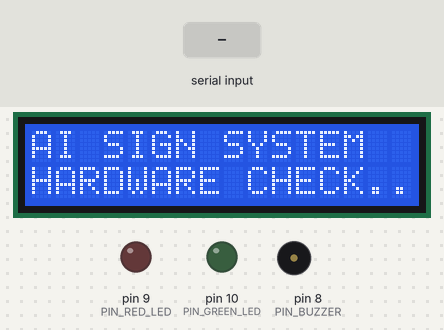
This sketch was run on a simulated Arduino Uno, built with avr-gcc and run on an emulated ATmega328P. Parts: 16×2 character LCD, output pins drawn as LEDs (lit = HIGH), buzzer (waves = sounding, pin HIGH). The inputs (shaded band) are chosen by the test bench. What the sketch prints to the serial monitor is not drawn.

Above: at 0.7 s.
At 2.5 s:
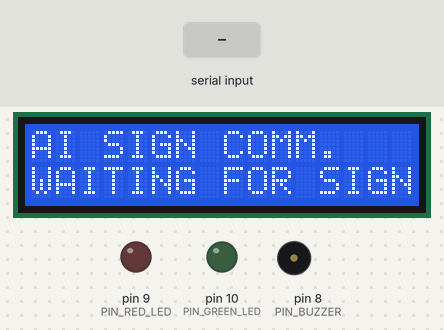
2.6 s: "G:\n" received over Serial
At 3.1 s:
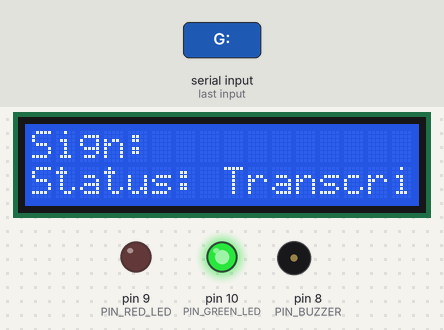
At 4.6 s:
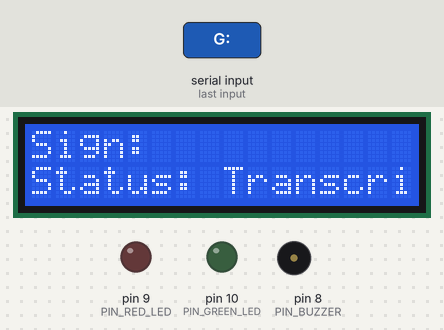
5.5 s: "RESET\n" received over Serial
Timing chart, 0 to 8.5 s (numbered marks = the images above; inputs shaded):
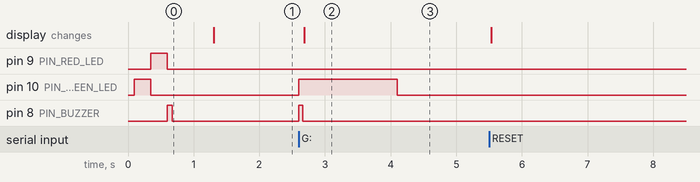

Measured:
- after the input at 2.6 s, pin 10 (PIN_GREEN_LED): LOW → HIGH at once, → LOW 1.5 s later; pin 8 (PIN_BUZZER): LOW → HIGH at once, → LOW 0.06 s later; the display: changes after 0.09 s (image 2)

The sketch:

sign_language_exhibition.ino
```cpp
/*
  =============================================================================
  AI-Based Sign Language Recognition & Voice Communication System
  Exhibition Display & Hardware Actuation Firmware for Arduino UNO
  =============================================================================

  Hardware Components:
    1. Arduino UNO Rev3
    2. 16x2 Character LCD with PCF8574 I2C Backpack (Default Address: 0x27 or 0x3F)
    3. Active 5V Buzzer (Digital Pin 8)
    4. Emergency Red LED (Digital Pin 9 - via 220 Ohm resistor)
    5. Status Green LED (Digital Pin 10 - via 220 Ohm resistor)

  I2C Pin Connections (Arduino UNO):
    - LCD SDA  -> Arduino Analog Pin A4 (or dedicated SDA pin)
    - LCD SCL  -> Arduino Analog Pin A5 (or dedicated SCL pin)
    - LCD VCC  -> 5V
    - LCD GND  -> GND

  Serial Protocol:
    - Baud Rate: 9600 bps
    - Command Format: "G:<GESTURE_NAME>\n"
    - Examples:
        "G:HELLO\n"
        "G:YES\n"
        "G:NO\n"
        "G:HELP\n"
        "G:STOP\n"
  =============================================================================
*/

#include <Wire.h>
#include <LiquidCrystal_I2C.h>

// --- PIN DEFINITIONS ---
const int PIN_BUZZER    = 8;   // Active Buzzer
const int PIN_RED_LED   = 9;   // Emergency Alert Red LED
const int PIN_GREEN_LED = 10;  // Normal Status Green LED

// --- I2C LCD CONFIGURATION ---
// Most common I2C backpacks use 0x27. If text doesn't show, change to 0x3F.
LiquidCrystal_I2C lcd(0x27, 16, 2);

// --- SERIAL BUFFER CONFIGURATION ---
const int SERIAL_BUFFER_SIZE = 32;
char serialBuffer[SERIAL_BUFFER_SIZE];
int bufferIndex = 0;

// --- STATE MANAGEMENT & NON-BLOCKING TIMERS ---
enum SystemState {
  STATE_STANDBY,
  STATE_NORMAL_SIGN,
  STATE_EMERGENCY_ALERT
};

SystemState currentState = STATE_STANDBY;
unsigned long stateStartTime = 0;
unsigned long lastBlinkTime = 0;
bool emergencyBlinkState = false;
int emergencyBeepCount = 0;
char lastRecognizedGesture[16] = "";

// Timeouts (milliseconds)
const unsigned long DISPLAY_HOLD_TIME = 6000;    // Return to standby after 6 sec of no signs
const unsigned long GREEN_LED_HOLD_TIME = 1500;  // Green LED light duration
const unsigned long EMERGENCY_BLINK_INTERVAL = 150; // Rapid alert strobing

// --- FUNCTION PROTOTYPES ---
void handleSerialInput();
void processCommand(const char* cmd);
void triggerNormalSign(const char* signName);
void triggerEmergencyAlert(const char* signName);
void updateHardwareOutputs();
void displayStandbyScreen();
void startupSelfTest();

void setup() {
  // Initialize Serial Interface at 115200 baud for fast responsive communication
  Serial.begin(115200);
  while (!Serial) {
    ; // Wait for serial port to connect (native USB boards)
  }

  // Initialize GPIO Pins
  pinMode(PIN_BUZZER, OUTPUT);
  pinMode(PIN_RED_LED, OUTPUT);
  pinMode(PIN_GREEN_LED, OUTPUT);

  digitalWrite(PIN_BUZZER, LOW);
  digitalWrite(PIN_RED_LED, LOW);
  digitalWrite(PIN_GREEN_LED, LOW);

  // Initialize I2C LCD Display
  Wire.begin();
  lcd.init();
  lcd.backlight();

  // Run Exhibition Boot Self-Test
  startupSelfTest();

  // Ready for live operation
  displayStandbyScreen();
  Serial.println("ARDUINO_READY");
}

void loop() {
  // 1. Check for incoming serial commands from Python
  handleSerialInput();

  // 2. Update non-blocking LEDs, Buzzer, and Screen Timeouts
  updateHardwareOutputs();
}

/**
 * Reads incoming serial characters line by line.
 */
void handleSerialInput() {
  while (Serial.available() > 0) {
    char inChar = (char)Serial.read();

    if (inChar == '\n' || inChar == '\r') {
      if (bufferIndex > 0) {
        serialBuffer[bufferIndex] = '\0'; // Null-terminate string
        processCommand(serialBuffer);
        bufferIndex = 0; // Reset buffer
      }
    } else {
      if (bufferIndex < SERIAL_BUFFER_SIZE - 1) {
        serialBuffer[bufferIndex++] = inChar;
      }
    }
  }
}

/**
 * Parses and executes received commands.
 * Expected format: "G:<GESTURE_NAME>"
 */
void processCommand(const char* cmd) {
  if (strncmp(cmd, "G:", 2) == 0) {
    const char* gestureName = cmd + 2;

    // Check if this is an Emergency Gesture
    if (strcmp(gestureName, "HELP") == 0 || strcmp(gestureName, "STOP") == 0) {
      triggerEmergencyAlert(gestureName);
    } else {
      triggerNormalSign(gestureName);
    }
  } else if (strcmp(cmd, "PING") == 0) {
    Serial.println("PONG");
  } else if (strcmp(cmd, "RESET") == 0) {
    displayStandbyScreen();
  }
}

/**
 * Handles Normal Signs (HELLO, YES, NO).
 * Displays word, gives a gentle confirmation chime, lights Green LED.
 */
void triggerNormalSign(const char* signName) {
  currentState = STATE_NORMAL_SIGN;
  stateStartTime = millis();
  strncpy(lastRecognizedGesture, signName, sizeof(lastRecognizedGesture) - 1);

  // Turn off red alert if active
  digitalWrite(PIN_RED_LED, LOW);

  // Light green confirmation LED
  digitalWrite(PIN_GREEN_LED, HIGH);

  // Pleasant 60ms acknowledgement beep
  digitalWrite(PIN_BUZZER, HIGH);
  delay(60);
  digitalWrite(PIN_BUZZER, LOW);

  // Update LCD Display
  lcd.clear();
  lcd.setCursor(0, 0);
  lcd.print("Sign: ");
  lcd.print(signName);

  lcd.setCursor(0, 1);
  lcd.print("Status: Transcribed");

  Serial.print("ACK:NORMAL:");
  Serial.println(signName);
}

/**
 * Handles Emergency Signs (HELP, STOP).
 * Triggers rapid red strobe, urgent 3-pulse buzzer alarm, and prominent LCD alert.
 */
void triggerEmergencyAlert(const char* signName) {
  currentState = STATE_EMERGENCY_ALERT;
  stateStartTime = millis();
  emergencyBeepCount = 0;
  strncpy(lastRecognizedGesture, signName, sizeof(lastRecognizedGesture) - 1);

  // Green LED OFF, Red LED initially ON
  digitalWrite(PIN_GREEN_LED, LOW);
  digitalWrite(PIN_RED_LED, HIGH);

  // Urgent Emergency LCD Display
  lcd.clear();
  lcd.setCursor(0, 0);
  lcd.print("! EMERGENCY !");

  lcd.setCursor(0, 1);
  lcd.print("SIGN: ");
  lcd.print(signName);
  lcd.print(" !!");

  Serial.print("ACK:EMERGENCY:");
  Serial.println(signName);
}

/**
 * Non-blocking state machine for handling buzzer cadence and display timeouts.
 */
void updateHardwareOutputs() {
  unsigned long now = millis();

  switch (currentState) {
    case STATE_STANDBY:
      // In standby, all alert actuators are idle
      digitalWrite(PIN_BUZZER, LOW);
      digitalWrite(PIN_RED_LED, LOW);
      digitalWrite(PIN_GREEN_LED, LOW);
      break;

    case STATE_NORMAL_SIGN:
      // Turn off green LED after hold time
      if (now - stateStartTime > GREEN_LED_HOLD_TIME) {
        digitalWrite(PIN_GREEN_LED, LOW);
      }
      // Revert to standby screen after display hold time
      if (now - stateStartTime > DISPLAY_HOLD_TIME) {
        displayStandbyScreen();
      }
      break;

    case STATE_EMERGENCY_ALERT:
      // Rapid Red LED flashing
      if (now - lastBlinkTime >= EMERGENCY_BLINK_INTERVAL) {
        emergencyBlinkState = !emergencyBlinkState;
        digitalWrite(PIN_RED_LED, emergencyBlinkState ? HIGH : LOW);
        lastBlinkTime = now;
      }

      // 3-Pulse Alarm Beep Sequence
      {
        unsigned long elapsed = now - stateStartTime;
        // Pulse 1: 0 to 180 ms
        // Pulse 2: 300 to 480 ms
        // Pulse 3: 600 to 780 ms
        if ((elapsed >= 0 && elapsed <= 180) ||
            (elapsed >= 300 && elapsed <= 480) ||
            (elapsed >= 600 && elapsed <= 780)) {
          digitalWrite(PIN_BUZZER, HIGH);
        } else {
          digitalWrite(PIN_BUZZER, LOW);
        }
      }

      // Revert to standby screen after display hold time
      if (now - stateStartTime > DISPLAY_HOLD_TIME) {
        displayStandbyScreen();
      }
      break;
  }
}

/**
 * Resets LCD to standby presentation screen.
 */
void displayStandbyScreen() {
  currentState = STATE_STANDBY;
  digitalWrite(PIN_BUZZER, LOW);
  digitalWrite(PIN_RED_LED, LOW);
  digitalWrite(PIN_GREEN_LED, LOW);

  lcd.clear();
  lcd.setCursor(0, 0);
  lcd.print("AI SIGN COMM.");
  lcd.setCursor(0, 1);
  lcd.print("WAITING FOR SIGN");
}

/**
 * Startup Hardware Diagnostic Routine.
 * Tests LCD backlight, LEDs, and Buzzer on power-up so students know
 * all exhibition hardware is fully functional.
 */
void startupSelfTest() {
  lcd.clear();
  lcd.setCursor(0, 0);
  lcd.print("AI SIGN SYSTEM");
  lcd.setCursor(0, 1);
  lcd.print("HARDWARE CHECK..");

  // Flash Green LED
  digitalWrite(PIN_GREEN_LED, HIGH);
  delay(250);
  digitalWrite(PIN_GREEN_LED, LOW);

  // Flash Red LED
  digitalWrite(PIN_RED_LED, HIGH);
  delay(250);
  digitalWrite(PIN_RED_LED, LOW);

  // Short welcome beep
  digitalWrite(PIN_BUZZER, HIGH);
  delay(80);
  digitalWrite(PIN_BUZZER, LOW);

  delay(600);
}
```
